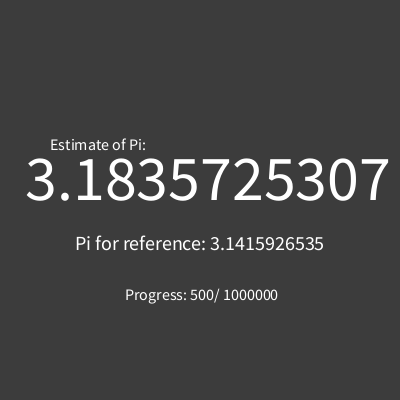
Frame 1 (no input)
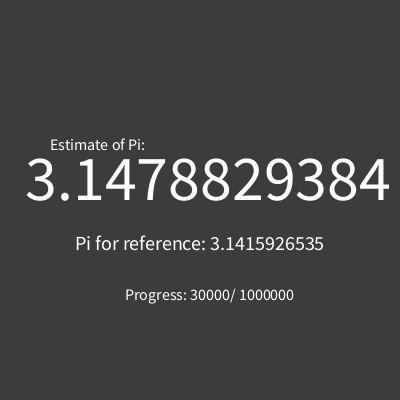
Frame 60 (the mouse pressed at the canvas centre just before this capture)
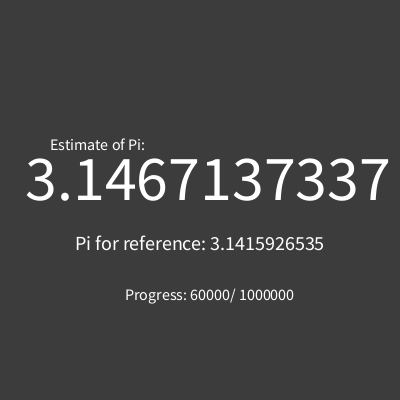
Frame 120 (the mouse held since frame 60 and released just before this capture)

The Processing sketch that drew these frames (run headless with seeded random() and noise(); from frame 60 on, the mouse is pressed at the canvas centre):

// Processing sketch: RandomPI
// ── RandomPI.pde

int r;
int a;
int b;
int coprimeCount = 0;
int total = 0;
float piEstimate;

void setup() {
  size(400, 400);
}

int gcd(int a, int b) {
  if (b > a) {
      int temp = a;
      a = b;
      b = temp;
  }
  r = a % b;
  if (r == 0) {
    return b;
  }
  else {
   return gcd(b, r);
  }
  
}

void draw() {
  for (int i = 0; i < 500; i++) {
    a = int(random(1, 99999));
    b = int(random(1, 99999));

    if (gcd(a, b) == 1) {
      coprimeCount++;
    }
    total++;
    
    float piEstimateP1 = 6 * total;
    float piEstimateP2 = piEstimateP1 / coprimeCount;
    piEstimate = sqrt(piEstimateP2);
    
    if (total == 1000000) {
      noLoop();
      println("done");
      break;
    }
    }

  background(60);
  textSize(16);
  fill(255);
  text("Estimate of Pi:", 50, 150);
  textSize(64);
  fill(255);
  String PiE = nf(piEstimate, 1, 10);
  text(PiE, 25, 200); 
  textSize(20);
  fill(255);
  text("Pi for reference: 3.1415926535", 75, 250);
  textSize(16);
  fill(255);
  text("Progress: " + total + "/ 1000000", 125, 300); 


}
